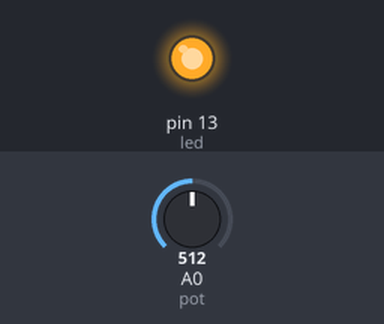
Simulated run of this sketch. Board: Arduino Uno, built with avr-gcc and run on an emulated ATmega328P. On the bench: output pins drawn as LEDs (lit = HIGH). The test bench sets the inputs (shaded band); at power-on: A0 (pot) = 512. What the sketch prints to the serial monitor is not drawn.

Above: at 2.8 s.
2.9 s: A0 (pot) set to 122
At 3.8 s:
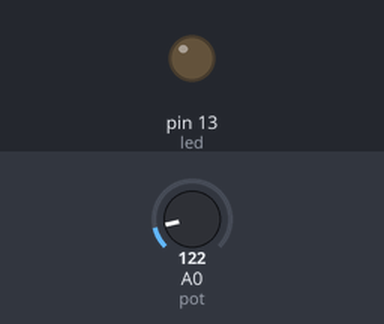
6.4 s: A0 (pot) set to 0
Timing chart, 0 to 15.9 s (numbered marks = the images above; inputs shaded):
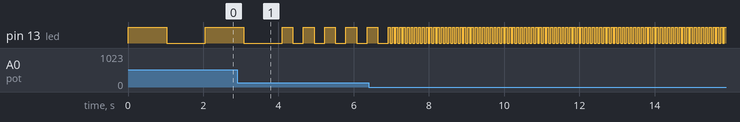

Measured:
- by itself, pin 13 (led): repeats every 0.10 s: HIGH 0.05 s, LOW 0.05 s

The sketch:

ledblink.ino
```cpp
/*
  Author: Tanvi Kohli
  Date: 2026-06-27
  Description: LED blink with adjustable speed using potentiometer and serial blink counter
*/

int led = 13;
int pot = A0;
int count = 0;
void setup() {
  pinMode(led, OUTPUT);
  Serial.begin(9600);
}
void loop() {
  int value = analogRead(pot);
  int delayTime = map(value, 0, 1023, 50, 2000);
  digitalWrite(led, HIGH);
  delay(delayTime);
  digitalWrite(led, LOW);
  delay(delayTime);
  count++;
  Serial.print("Blink count: ");
  Serial.println(count);
}
```
